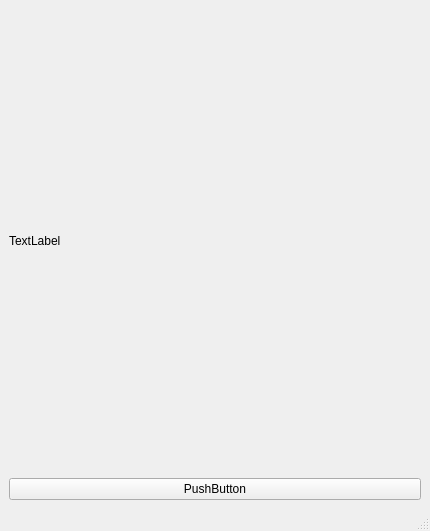
<?xml version="1.0" encoding="UTF-8"?>
<ui version="4.0">
 <class>MainWindow</class>
 <widget class="QMainWindow" name="MainWindow">
  <property name="geometry">
   <rect>
    <x>0</x>
    <y>0</y>
    <width>430</width>
    <height>531</height>
   </rect>
  </property>
  <property name="windowTitle">
   <string>MainWindow</string>
  </property>
  <widget class="QWidget" name="centralwidget">
   <layout class="QVBoxLayout" name="verticalLayout">
    <item>
     <widget class="QLabel" name="label">
      <property name="text">
       <string>TextLabel</string>
      </property>
     </widget>
    </item>
    <item>
     <widget class="QPushButton" name="pushButton_2">
      <property name="text">
       <string>PushButton</string>
      </property>
     </widget>
    </item>
   </layout>
  </widget>
  <widget class="QMenuBar" name="menubar">
   <property name="geometry">
    <rect>
     <x>0</x>
     <y>0</y>
     <width>430</width>
     <height>26</height>
    </rect>
   </property>
  </widget>
  <widget class="QStatusBar" name="statusbar"/>
 </widget>
 <resources/>
 <connections/>
</ui>
